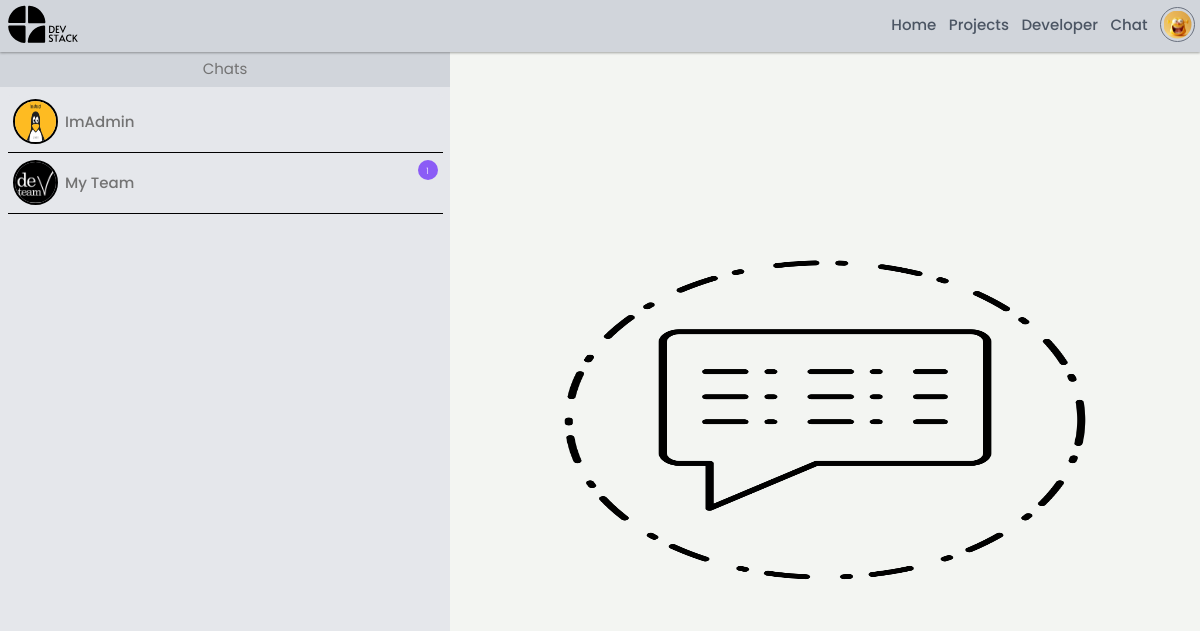
The app's page /chat/ (signed in) with its own data.
### users/models.py (models this page shows, shortened)
class BaseModel(models.Model):
    created_at = models.DateTimeField(auto_now_add=True)
    updated_at = models.DateTimeField(auto_now=True)
    is_active = models.BooleanField(default=True)
    class Meta:
        abstract = True

class User(AbstractUser, BaseModel):
    id = models.UUIDField(primary_key=True, default=uuid.uuid4, editable=False)
    socket_id = models.CharField(max_length=255, blank=True, null=True)
    is_online = models.BooleanField(default=False)

class Profile(BaseModel):
    id = models.UUIDField(primary_key=True, default=uuid.uuid4, editable=False)
    avatar = models.ImageField(upload_to="avatars/", default="avatars/default.png")
    user = models.OneToOneField(User, on_delete=models.CASCADE, related_name="profile")
    name = models.CharField(max_length=255)
    short_intro = models.TextField(null=True, blank=True)
    bio = models.TextField(null=True, blank=True)
    social_github = models.CharField(max_length=200, blank=True, null=True)
    social_twitter = models.CharField(max_length=200, blank=True, null=True)
    social_linkedin = models.CharField(max_length=200, blank=True, null=True)
    social_youtube = models.CharField(max_length=200, blank=True, null=True)
    social_website = models.CharField(max_length=200, blank=True, null=True)
    @property
    def avatar_url(self):
        if self.avatar and hasattr(self.avatar, 'url'):
            return self.avatar.url
        else:
            return "images/avatars/default.png"

### users/views.py (the view)
# urls.py: path("chat/", Channel.chat_view, name="chat-home"),
    @staticmethod
    @login_required(login_url='login')
    def chat_view(request, ):
        socket_id = Channel.ChannelIDgenerator(user=request.user)
        filtered_chats = [item for item in [
            {
                "id": chat.id,
                "members": [member for member in chat.chat_members.all() if member != request.user.profile.user],
            } for chat in request.user.chatrecords_set.all()
        ] if len(item.get("members")) > 0]
        for chat in filtered_chats:
            chat["unread_message_count"] = Message.objects.filter(receiver=request.user, is_read=False, chat_id=chat.get("id")).count()
        context = {
            "chat_room_id": None,
            "all_chats": filtered_chats,
            "no_chat": True,
            "socket_id": socket_id,
        }
        return render(request, "chat.html", context=context)

### users/views.py (called while the page is built)
    @staticmethod
    def ChannelIDgenerator(user):
        channel_id = hashlib.md5(f"{uuid4()}".encode()).hexdigest()
        return channel_id

### templates/chat.html (shortened to what this page needs)
{% extends 'base.html' %}
{% load static %}
{% load my_tags %}
{% block content %}
    <div class="flex h-[92svh] overflow-y-hidden">
        <div class="bg-gray-200 w-[300px] flex-grow overflow-y-scroll">
            <div class="p-3 bg-gray-300">
                <h3 class="text-center text-2xl text-uppercase">Chats</h3>
            </div>
            <div class="p-3 flex flex-col gap-1">
                {% for chat in all_chats %}
                    <a class="h-[8svh] flex bg-gray-200 justify-start items-center gap-4 p-2 border-black hover:bg-gray-400 transition-all duration-300 rounded-lg"
                    style="
                        height: fit-content;
                    "
                    href="/chat/{{ chat.members.0.profile.id }}"
                    data-chat-id="{{ chat.id }}"
                    >
                    <div class="flex justify-between w-full">
                        <div class="flex justify-center items-center gap-3">
                            <img src="{% static chat.members.0.profile.avatar_url %}" alt="No Avatar" class="w-[45px] h-[45px] rounded-full border-2 border-black">
                            <h1 class="text-2xl text-center">{{ chat.members.0.profile.name|default:chat.members.0.username }}</h1>
                        </div>
                        {% if chat.unread_message_count > 0 %}
                            <span class="bg-[#8b5cf6] p-2 text-sm rounded-full text-white text-center w-[20px] h-[20px]">{{ chat.unread_message_count }}</span>
                        {% else %}
                            <span class="bg-[#8b5cf6] p-2 text-sm rounded-full text-white text-center w-[20px] h-[20px] opacity-0"></span>
                        {% endif %}
                    </div>
                </a>
                <hr class="border-1 border-black"/>
                {% endfor %}
            </div>
        </div>
        {% if no_chat %}
            <div class="flex-grow flex justify-center items-center">
                <img src="{% static 'images/no-chat.png' %}" alt="Select a chat to start chatting"
                    class="w-[600px] h-[50%]"
                />
            </div>
        {% endif %}
    </div>
{% endblock %}

### templates/navbar.html (shortened to what this page needs)
{% load static %}
<header class="text-gray-600 body-font bg-gray-300 w-full sticky top-0"
style="box-shadow: rgba(0, 0, 0, 0.12) 0px 1px 3px, rgba(0, 0, 0, 0.24) 0px 1px 2px; z-index: 100;">
  <div class="mx-auto flex p-2 justify-between md:flex-row lg:items-center">
    <a class="flex title-font font-medium items-center text-gray-900 mb-4 md:mb-0 w-[75px]" href="{% url 'home' %}">
        <img src="{% static 'images/icon-h.svg' %}" alt="icon" />
    </a>
    <nav class="hidden md:ml-auto lg:flex xl:flex 2xl:flex flex-wrap items-center text-base justify-center">
      <a class="mr-5 hover:text-gray-900 text-2xl" href="{% url 'home' %}">Home</a>
      <a class="mr-5 hover:text-gray-900 text-2xl" href="{% url 'projects' %}">Projects</a>
      <a class="mr-5 hover:text-gray-900 text-2xl" href="{% url 'developers' %}">Developer</a>
      {% if request.user.is_authenticated %}
        <a class="mr-5 hover:text-gray-900 text-2xl" href="{% url 'chat-home' %}">Chat</a>
      {% endif %}
    </nav>
    {% if request.user.is_authenticated %}
      <a class="hidden lg:flex xl:flex title-font font-medium items-center text-gray-900 mb-4 md:mb-0" href="{% url 'profile' %}">
        <img src="{% static request.user.profile.avatar_url %}" alt="request.user.profile.username" class="w-14 h-14 rounded-full p-1 border border-1 border-gray-500 hover:border-2 hover:border-black transition-all duration-300"  >
      </a>
    {% else %}
      <a href="{% url 'login' %}?next={{ request.path }}"
      class="ml-3 *:inline-flex items-center bg-black text-white border-0 py-1 px-3 focus:outline-none hover:opacity-50 transition-all ease-in duration-100 rounded mt-4 md:mt-0">
        Login
      </a>
    {% endif %}
  </div>
</header>

### static/styles/app.css (style rules this page uses)
:root { --color-sub: #2d2d39; }
img { width: 100%; }

### static/uikit/styles/modules/_variables.css (style rules this page uses)
:root { --color-main: #5aa5b9; --color-main-light: #e6faff; --color-sub: #3f4156; --color-sub-light: #51546e; --color-sub-lighter: #ededfd; --color-text: #737373; --color-gray: #8b8b8b; --color-light: #e5e7eb; --color-light-gray: #767676; --color-bg: #f8fafd; --color-white: #fffefd; --color-white-light: #f3f3f3; --color-success: #359e64; --color-success-bg: #def8e8; --color-error: #fc4b0b; --color-error-bg: #fff2ee; --font-base: 'Poppins', arial, helvetica, 'Segoe UI', roboto, ubuntu, sans-serif; --font-monospace: 'Fira Code', 'Courier New', courier, monospace; --font-regular: 300; --font-medium: 500; --font-bold: 700; --generic-shadow: 1px 1px 5px #00000010; --generic-transition: all 0.3s ease-in-out; }

### static/uikit/styles/modules/_base.css (style rules this page uses)
* { margin: 0; padding: 0; box-sizing: border-box; text-rendering: optimizeLegibility; color: inherit; font-size: inherit; }
html { font-size: 50%; }
@media only screen and (min-width: 480px) { html { font-size: 56.25%; } }
@media only screen and (min-width: 1200px) { html { font-size: 62.5%; } }
body { line-height: 1.6; font-weight: 400; font-size: 1.5rem; color: var(--color-text); background-color: var(--color-bg); min-height: 100vh; }

### static/uikit/styles/modules/_typography.css (style rules this page uses)
* { font-family: var(--font-base); }
h1 { font-size: 4.8rem; font-weight: var(--font-medium); }
h3 { font-size: 3.2rem; font-weight: var(--font-medium); }
p, span, strong { font-size: 1.6rem; color: var(--color-text); font-weight: var(--font-regular); }
a { padding-bottom: 2px; text-decoration: none; display: inline-block; color: var(--color-main); font-weight: var(--font-medium); }

### static/uikit/styles/modules/_utilities.css (style rules this page uses)
.text-center { text-align: center; }

### records on screen
User: avatar (picture)
User: avatar (picture), members.0.profile.name "ImAdmin"
User: avatar (picture), members.0.profile.name "My Team"

### other values on screen
{{ chat.unread_message_count }} "1"
